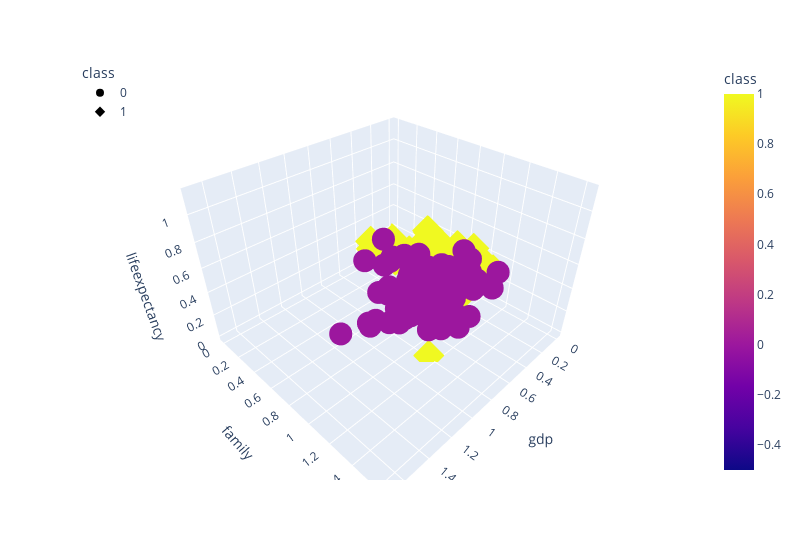

Write notebook code for a chart like this one.
### Code cell
# Plot the 3D-scatter with x="gdp" and y="family" and z="lifeexpectancy"
fig = px.scatter_3d(
    two_clusters,
    x="gdp",
    y="family",
    z="lifeexpectancy",
    color="class",
    symbol="class",
    width=800,
)
fig.update_layout(legend=dict(x=0, y=1))
fig.show()
